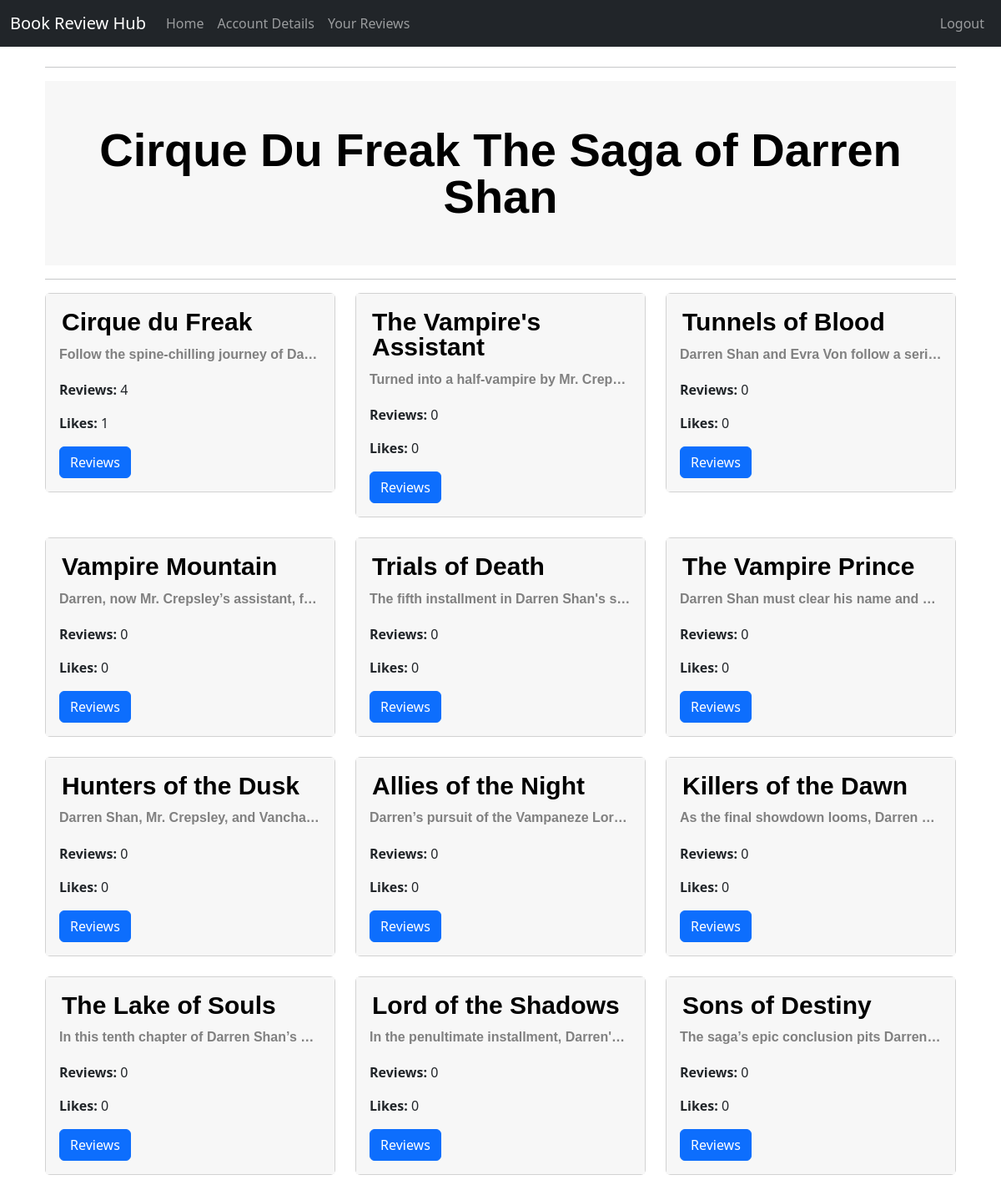
Screenshot of / (signed in) with the database file from the repository.
### app/models.py (models this page shows)
class Book(db.Model):
    id = db.Column(db.Integer, primary_key=True)
    title = db.Column(db.String(100), nullable=False)
    description = db.Column(db.Text, nullable=True)
    reviews = db.relationship('Review', backref='book', lazy='dynamic')
    liked_by = db.relationship('User', secondary=likes, back_populates='liked_books')

### app/routes.py (the view)
@bp.route('/')
def home():
    books = Book.query.all()
    return render_template('home.html', books=books, user=current_user)

### app/__init__.py (called while the page is built)
@login_manager.user_loader
def load_user(user_id):
    from app.models import User
    return User.query.get(int(user_id))

### app/templates/home.html
<!DOCTYPE html>
<html lang="en">
{% extends "base.html" %}
{% block content %}
<div class="container mt-4">
    <hr class="line1">
    <h1 class="leftbolder display-4  text-wrap backgroundgrey">Cirque Du Freak The Saga of Darren Shan</h1>
    <hr class="line1">
    <div class="row">
        {% for book in books %}
        <div class="col-md-4 mb-4">
            <div class="card">
                <div class="card-body backgroundgrey">
                    <h5 class="card-title leftbold">{{ book.title }}</h5>
                    <p class="card-text leftfade text-truncate">{{ book.description }}</p>
                    <p><strong>Reviews:</strong> {{ book.reviews.count() }}</p>
                    <p><strong>Likes:</strong> {{ book.liked_by|length }}</p>
                    <a href="{{ url_for('main.book_review', book_id=book.id) }}" class="btn btn-primary">
                        Reviews
                    </a>
                </div>
            </div>
        </div>
        {% endfor %}
    </div>
</div>
{% endblock %}

### app/static/css/styles.css (style rules this page uses)
h1 { color: #333; }
.leftbolder { color: #000000; font-family: Arial, sans-serif; line-height: 100%; font-weight: bolder; padding-bottom: 5%; padding-top: 5%; text-align: center; }
.leftbold { color: #000000; font-family: Arial, sans-serif; font-size: 30px; margin: 3px; line-height: 100%; font-weight: bold; padding-bottom: 4%; }
.leftfade { color: #808080; font-family: Arial, sans-serif; font-size: 20x; text-align: justify; line-height: 100%; font-weight: bold; padding-bottom: 2%; }
.backgroundgrey { background-color: #f7f7f7; }

### rows the page displays
Book: title "Cirque du Freak", description "Follow the spine-chilling journey of Da…", reviews.count "4", liked_by|length "1"
Book: title "The Vampire's Assistant", description "Turned into a half-vampire by Mr. Crep…", reviews.count "0", liked_by|length "0"
Book: title "Tunnels of Blood", description "Darren Shan and Evra Von follow a seri…", reviews.count "0", liked_by|length "0"
Book: title "Vampire Mountain", description "Darren, now Mr. Crepsley’s assistant, f…", reviews.count "0", liked_by|length "0"
Book: title "Trials of Death", description "The fifth installment in Darren Shan's s…", reviews.count "0", liked_by|length "0"
Book: title "The Vampire Prince", description "Darren Shan must clear his name and…", reviews.count "0", liked_by|length "0"
Book: title "Hunters of the Dusk", description "Darren Shan, Mr. Crepsley, and Vancha…", reviews.count "0", liked_by|length "0"
Book: title "Allies of the Night", description "Darren’s pursuit of the Vampaneze Lor…", reviews.count "0", liked_by|length "0"
Book: title "Killers of the Dawn", description "As the final showdown looms, Darren…", reviews.count "0", liked_by|length "0"
Book: title "The Lake of Souls", description "In this tenth chapter of Darren Shan’s…", reviews.count "0", liked_by|length "0"
Book: title "Lord of the Shadows", description "In the penultimate installment, Darren'…", reviews.count "0", liked_by|length "0"
Book: title "Sons of Destiny", description "The saga’s epic conclusion pits Darren…", reviews.count "0", liked_by|length "0"
